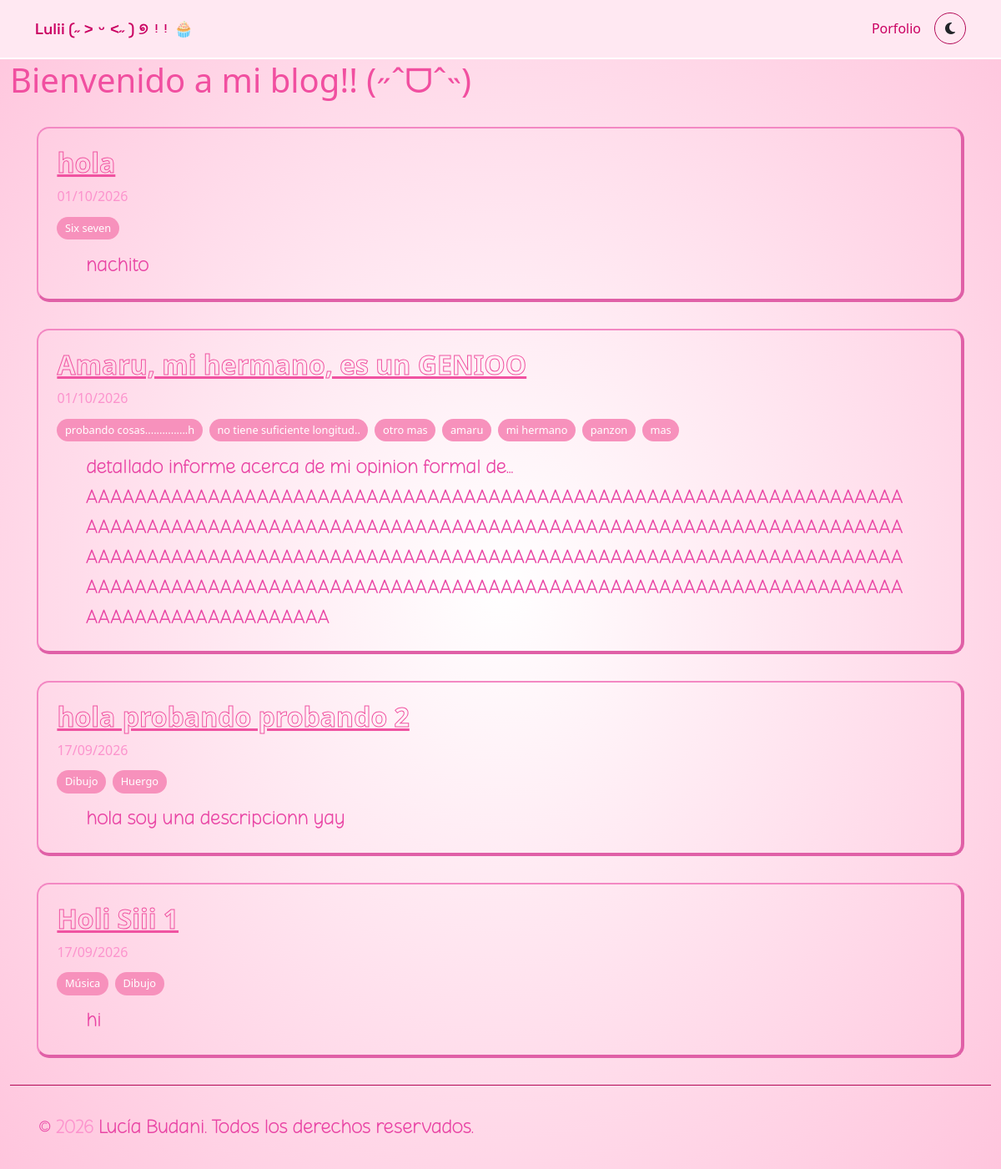
/blog/, run on an earlier commit of the app's database.
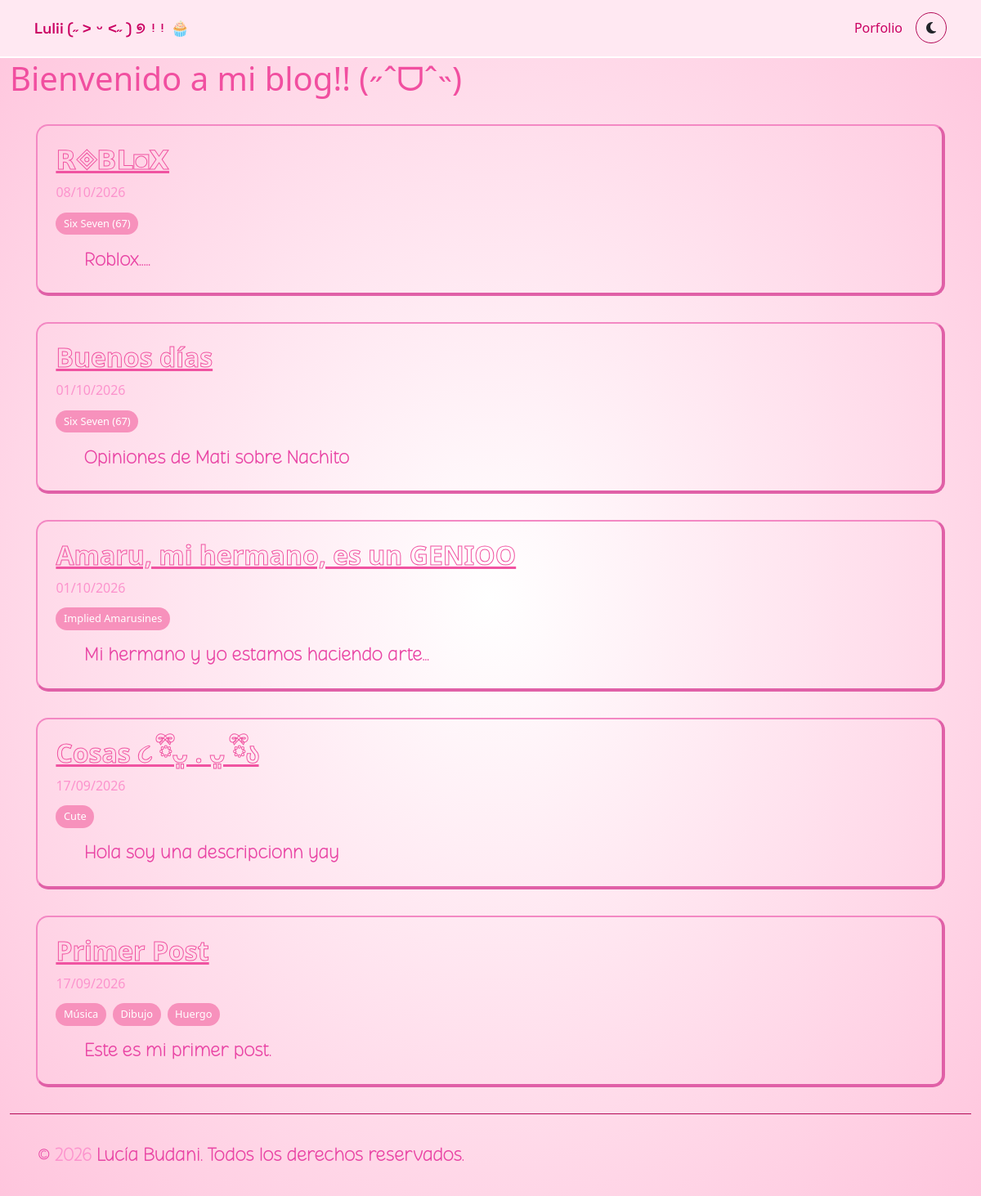
And on a later commit of the database.
### blog/models.py (models this page shows, shortened)
class Post(models.Model):
    title = models.CharField(max_length = 255)
    slug = models.SlugField()
    content = models.TextField()
    created_at = models.DateTimeField(auto_now_add = True)
    description = models.CharField(max_length=1250)
    class Meta:
        ordering = ('-created_at',)

class Tag(models.Model):
    category = models.CharField(max_length=60)
    posts = models.ManyToManyField(Post, related_name="tags")
    def __str__(self):
        return f'{self.category}'

### blog/views.py (the view)
# urls.py: path("", views.index, name="index")
def index(request):
    posts = Post.objects.order_by('-created_at')
    return render(request, "blog/index.html", {
        'posts' : posts
        })

### blog/templates/blog/index.html
{% extends "base.html" %}
{% load static %}
    {% block extra_css %}
        <link rel="stylesheet" href="{% static 'blog/css/blog.css' %}">
    {% endblock %}
    {% block nav_elements %}
        <li class="nav-item"><a class="nav-link" href="http://localhost:8000/portfolio/">Porfolio</a></li>
    {% endblock %}
    {% block content %}
        <p>.</p>
        <p>.</p>
        <h1>Bienvenido a mi blog!! (˶ˆᗜˆ˵)</h1>
        {% for post in posts %}
            <article class="proyecto-card">
                <div class="proyecto-body">
                <h2><a class = 'titulopost' href="{% url 'blog:detail' post.slug %}">{{post.title}}</a></h2>
                <span>{{post.created_at|date:'d/m/Y'}}</span>
                <ul class="tags">
                    {% for tag in post.tags.all %}
                        <li>{{tag}}</li>
                    {% endfor %}
                </ul>
                <p>
                    {{post.description}}
                </p>
                </div>
            </article>
        {% endfor %}
    {% endblock %}

### templates/base.html (shortened to what this page needs)
{% load static %}
<!DOCTYPE html>
<html lang="es">
<head>
    <link href="https://cdn.jsdelivr.net/npm/bootstrap@5.3.8/dist/css/bootstrap.min.css" rel="stylesheet">
    <link rel="stylesheet" href="https://cdnjs.cloudflare.com/ajax/libs/font-awesome/6.5.2/css/all.min.css">
    <link rel="stylesheet" href="{% static 'css/base.css' %}">
    {% block extra_css %}{% endblock %}
</head>
<body>
    <header id="header">
        <nav id="navbar" class="navbar navbar-expand-lg fixed-top">
            <div class="container">
                <a href="" class="navbar-brand logo">Lulii (˶˃ ᵕ ˂˶) ୭ ᵎᵎ 🧁</a>
                <div class="collapse navbar-collapse" id="navMenu">
                <ul class="navbar-nav ms-auto mb-2 mb-lg-0 nav-links">
                    {% block nav_elements %}{% endblock %}
                </ul>
                <button id="theme-toggle" aria-label="Cambiar tema">
                    <i class="fa-solid fa-moon"></i>
                </button>
                </div>
            </div>
        </nav>
    </header>
    <div class="container-fluid gradiente">
        {% block content %}{% endblock %}
        <footer id="footer">
            <p>&copy; <span id="anio"></span> Lucía Budani. Todos los derechos reservados.</p>
        </footer>
    </div>
</body>
</html>

### static/css/base.css (style rules this page uses)
:root { --bg-gradient-center: #ffffff; --bg-gradient-border: #ffc5dd; --font-code: "Space Grotesk", monospace; --texto-navbar: #ca0062; --color-texto: #db4282; --accent: #f5b6d0; --border: #b30956; --navbar-bg: #ffe8f2; --navbar-border: #ffffff; }
.gradiente { background: radial-gradient(var(--bg-gradient-center), var(--bg-gradient-border))!important; }
p { font-family: 'PerfLem', sans-serif; color: var(--color-texto); margin: 0 35px; font-size: 24px; }
.logo { font-family: var(--font-code); font-weight: 600; font-size: 1.15rem; color: var(--texto-navbar) !important; }
.nav-links .nav-link { color: var(--texto-navbar) !important; font-weight: 500; padding: 0.5rem 1rem !important; position: relative; }
#navbar { background-color: var(--navbar-bg); border-bottom: 2px solid var(--navbar-border); padding: 0.9rem 0; transition: background-color 0.3s ease, border-color 0.3s ease; }
#footer { text-align: left; padding: 2rem 0; border-top: 1px solid var(--border); color: var(--text-muted); font-size: 0.9rem; }
#theme-toggle { border: 1px solid var(--border); background-color: var(--surface); color: var(--text); width: 38px; height: 38px; border-radius: 50%; cursor: pointer; transition: transform 0.2s ease, background-color 0.3s ease; }

### blog/static/blog/css/blog.css (style rules this page uses)
:root { --color-titulo: #f14fa0; --color-titulo-posts: #f053a1; --color-tags: #f791bc; --border-color: #f388c3; --border-shadow: #e060a7; --sombra: #06f562; --theme-toggle-color: #f8cfe3; --theme-toggle-border: #f171b1; }
h1 { color: var(--color-titulo); }
.proyecto-card { border: 2px solid var(--border-color); border-bottom: 4px solid var(--border-shadow); border-right: 4px solid var(--border-shadow); border-radius: 15px; margin: 2rem; }
.proyecto-body { padding: 1.4rem; }
.proyecto-body p { overflow-wrap: anywhere; }
.tags { list-style: none; display: flex; flex-wrap: wrap; gap: 0.5rem; padding: 0; margin: 0.8rem 0; }
.tags li { font-size: 0.8rem; background-color: var(--color-tags); color: #ffffff; padding: 0.25rem 0.6rem; border-radius: 999px; }
.titulopost { color: transparent; font-weight: bold; -webkit-text-stroke: 1px var(--color-titulo-posts); }
p { color: #e944a4; }
span { color: #fc93cd; }

What changed in the data, as far as the page shows it:
removed Tag: category "probando cosas...............h", shown under Post "01/10/2026"
removed Tag: category "no tiene suficiente longitud..", shown under Post "01/10/2026"
removed Tag: category "otro mas", shown under Post "01/10/2026"
removed Tag: category "mi hermano", shown under Post "01/10/2026"
removed Tag: category "panzon", shown under Post "01/10/2026"
removed Tag: category "mas", shown under Post "01/10/2026"
added Post: created_at "08/10/2026", description "Roblox.....", Tag (category "Six Seven (67)")
changed Tag: category "Six seven" → "Six Seven (67)"
changed Post: description "nachito" → "Opiniones de Mati sobre Nachito"
changed Post: description "detallado informe acerca de mi opinion formal de... AAAAAAAAAAAAAAAAAAAAAAAAAAAAAAAAAAAAAAAAAAAAAAAAAAAAAAAAAAAAAAAAAAAAAAAAAAAAAAAAAAAAAAAAAAAAAAAAAAAAAAAAAAAAAAAAAAAAAAAAAAAAAAAAAAAAAAAAAAAAAAAAAAAAAAAAAAAAAAAAAAAAAAAAAAAAAAAAAAAAAAAAAAAAAAAAAAAAAAAAAAAAAAAAAAAAAAAAAAAAAAAAAAAAAAAAAAAAAAAAAAAAAAAAAAAAAAAAAAAAAAAAAAAAAAAAAAAAAAAAAAAAAAAA" → "Mi hermano y yo estamos haciendo arte..."
changed Tag: category "amaru" → "Implied Amarusines"
changed Post: description "hola soy una descripcionn yay" → "Hola soy una descripcionn yay"; loses Tag (category "Dibujo"); loses Tag (category "Huergo")
added Tag: category "Cute", shown under Post "17/09/2026"
changed Post: gains Tag (category "Huergo"); description "hi" → "Este es mi primer post."
